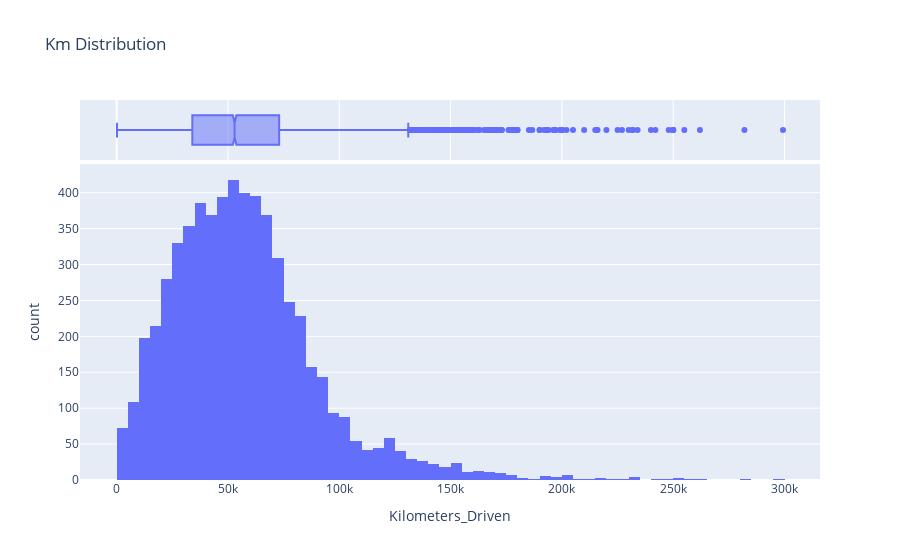

Notebook source saved alongside this figure:
### Code cell
px.histogram(df_c, x='Kilometers_Driven', marginal='box', title='Km Distribution')

### Figure 1 — Plotly figure (JSON) as saved in the notebook; plotly's stock layout.template omitted (floating-point values rounded to 4 significant figures; data arrays with more than 128 entries replaced by an {"elided": "..."} marker saying what was removed)
{"data": [{"alignmentgroup": "True", "bingroup": "x", "hovertemplate": "Kilometers_Driven=%{x}<br>count=%{y}<extra></extra>", "legendgroup": "", "marker": {"color": "#636efa", "pattern": {"shape": ""}}, "name": "", "offsetgroup": "", "orientation": "v", "showlegend": false, "type": "histogram", "x": {"elided": "6011 int values"}, "xaxis": "x", "yaxis": "y"}, {"alignmentgroup": "True", "hovertemplate": "Kilometers_Driven=%{x}<extra></extra>", "legendgroup": "", "marker": {"color": "#636efa"}, "name": "", "notched": true, "offsetgroup": "", "showlegend": false, "type": "box", "x": {"elided": "6011 int values"}, "xaxis": "x2", "yaxis": "y2"}], "layout": {"barmode": "relative", "legend": {"tracegroupgap": 0}, "title": {"text": "Km Distribution"}, "xaxis": {"anchor": "y", "domain": [0, 1], "title": {"text": "Kilometers_Driven"}}, "xaxis2": {"anchor": "y2", "domain": [0, 1], "matches": "x", "showgrid": true, "showticklabels": false}, "yaxis": {"anchor": "x", "domain": [0, 0.8316], "title": {"text": "count"}}, "yaxis2": {"anchor": "x2", "domain": [0.8416, 1], "matches": "y2", "showgrid": false, "showline": false, "showticklabels": false, "ticks": ""}}}
